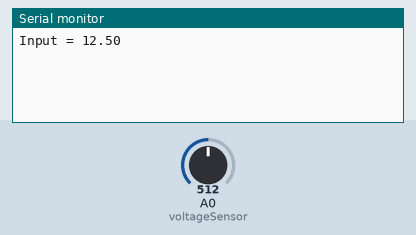
Recording of a sketch running on a simulated Arduino Uno, built with avr-gcc and run on an emulated ATmega328P. Shown: the last lines printed to the serial monitor. The test bench sets the inputs (shaded band); at power-on: A0 (voltageSensor) = 512.

Above: at 3.2 s.
3.3 s: A0 (voltageSensor) set to 716
At 4.7 s:
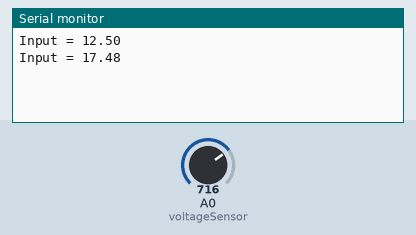
6.0 s: A0 (voltageSensor) set to 900
At 7.5 s:
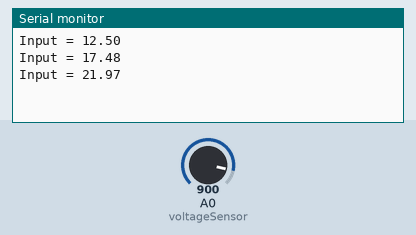
Timing chart, 0 to 9.0 s (numbered marks = the images above; inputs shaded):
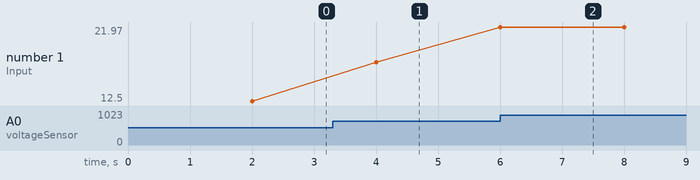

The sketch:

volt_sensor_test.ino
```cpp
/*arduino:avr:uno
  Dave Skura, 2022

these boards work and are listed using C:\arduino\Projects\arduino-cli board listall

	arduino:avr:nano:cpu=atmega328old
	arduino:avr:uno
	arduino:avr:mega

this worked on 6v and 9v batteries

*/


const int voltageSensor = A0;

float vOUT = 0.0;
float vIN = 0.0;
float R1 = 30000.0;
float R2 = 7500.0;
int value = 0;

void setup()
{
Serial.begin(9600);
delay(2000);
}

void loop()
{
  value = analogRead(voltageSensor);
  vOUT = (value * 5.0) / 1024.0;
  vIN = vOUT / (R2/(R1+R2));
  Serial.print("Input = ");
  Serial.println(vIN);
  delay(2000);
}
```

Measured:
- after the input at 3.3 s, the serial monitor: prints a new line after 0.70 s (image 1)
- after the input at 6.0 s, the serial monitor: prints a new line at once (image 2)
- plotted number 1: 12.5 → 17.48 after the input at 3.3 s, 17.48 → 21.97 after the input at 6.0 s
